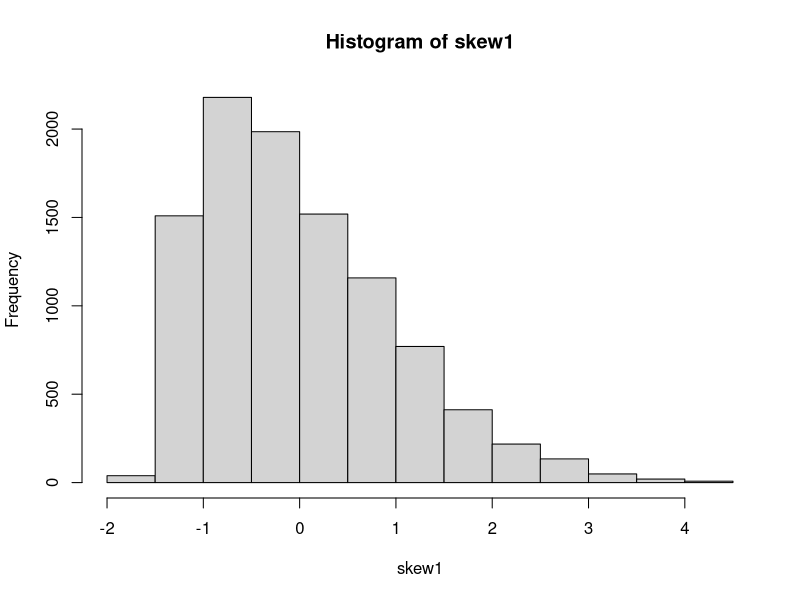
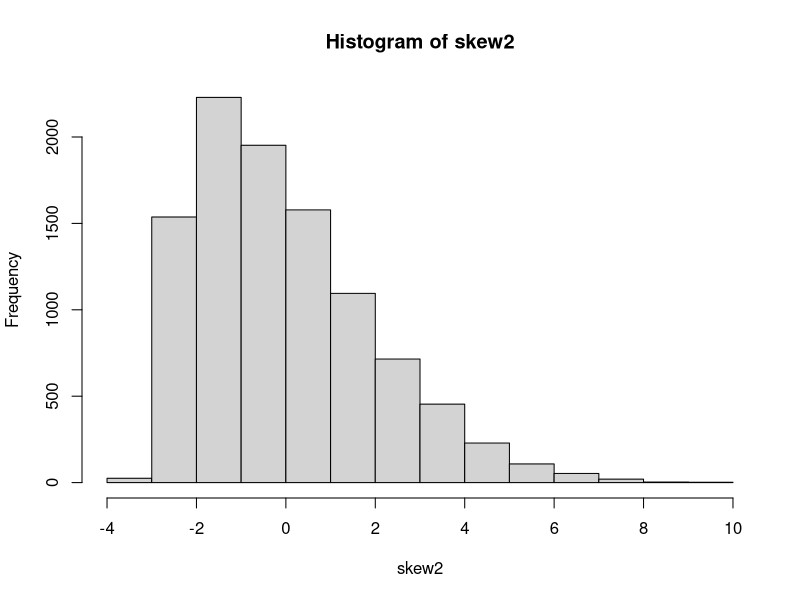

These charts were generated, in order, by the following R code:
## ---- chunk 1
library(tidyverse) # Loads ggplot, dplyr, and several other packages.
library(flextable) # To make tables
library(fGarch) # To create skewed normal random values

## ---- chunk 2
nreps = 5000
## ---- chunk 3
alpha.p = 0.05
## ---- chunk 4
combos = data.frame(n1 = c(10, 10, 10, 10, 20, 10, 20, 30,
                           30, 30, 30, 30, 50, 30, 50, 50,
                           50, 50, 100, 100, 100, 100,
                           100, 50),
                    n2 = c(10, 10, 10, 20, 10, 20, 10, 30, 
                           30, 30, 30, 50, 30, 50, 30, 50,
                           50, 50, 100, 100, 100, 50, 50, 100),
                    s1 = c(1, 1, 2, 1, 1, 1, 1, 1, 1, 2, 2,
                           1, 1, 1, 1, 1, 1, 2, 1, 1, 2, 1,
                           1, 1),
                    s2 = c(1, 2, 2, 1, 1, 2, 2, 1, 2, 2, 1,
                           1, 1, 2, 2, 1, 2, 1, 1, 2, 1, 1,
                           2, 2),
                    p.t.var.equal = rep(NA, 24),
                    p.t.var.unequal = rep(NA, 24))

combos2 = combos  # Create a second combos df for later analysis on skewed data.              
## ---- chunk 5

combos$p.t.var.equal <- pmap_dbl(
    .l = list(
        combos$n1,
        combos$n2,
        combos$s1,
        combos$s2
    ),
    \(n1, n2, s1, s2) mean(replicate(nreps, t.test(rnorm(n1, mean = 0, sd = s1), rnorm(n2, mean = 0, sd = s2), var.equal = TRUE)$p.value) < 0.05)
)

combos$p.t.var.unequal <- pmap_dbl(
    .l = list(
        combos$n1,
        combos$n2,
        combos$s1,
        combos$s2
    ),
    \(n1, n2, s1, s2) mean(replicate(nreps, t.test(rnorm(n1, mean = 0, sd = s1), rnorm(n2, mean = 0, sd = s2), var.equal = FALSE)$p.value) < 0.05)
)
## ---- chunk 6
ft1 = flextable(combos)

  
ft1 = set_caption(ft1,
                 caption = paste0("Empirical type I error rates from ", nreps, " simulations of independent-sample t tests on samples from a normal population with a mean of 0 and equal or unequal standard deviations with various equal or unequal sample sizes. The target alpha value is ", alpha.p," and t tests were run  assuming equal or unequal variance. ")) |> 
  set_header_labels(ft1, p.t.var.equal = "Type I error from equal variance t test", p.t.var.unequal = "Type I error from unequal variance t test")
ft1                                  

## ---- chunk 7
skew1 = rsnorm(10000, mean = 0, sd = 1, xi = 3)
skew2 = rsnorm(10000, mean = 0, sd = 2, xi = 3)
hist(skew1)
hist(skew2)
## ---- chunk 8
combos2$p.t.var.equal <- pmap_dbl(
    .l = list(
        combos2$n1,
        combos2$n2,
        combos2$s1,
        combos2$s2
    ),
    \(n1, n2, s1, s2) mean(replicate(nreps, t.test(rsnorm(n1, mean = 0, sd = s1, xi =3), rsnorm(n2, mean = 0, sd = s2, xi =3), var.equal = TRUE)$p.value) < 0.05)
)

combos2$p.t.var.unequal <- pmap_dbl(
    .l = list(
        combos2$n1,
        combos2$n2,
        combos2$s1,
        combos2$s2
    ),
    \(n1, n2, s1, s2) mean(replicate(nreps, t.test(rsnorm(n1, mean = 0, sd = s1, xi =3), rsnorm(n2, mean = 0, sd = s2, xi =3), var.equal = FALSE)$p.value) < 0.05)
)
## ---- chunk 9
ft2 = flextable(combos2)

   
ft2 = set_caption(ft2,
                 caption = paste0("Empirical type I error rates from ", nreps, " simulations of independent-sample t tests on samples from a right-skewed normal population with a mean of 0 and equal or unequal standard deviations with various equal or unequal sample sizes. The target alpha value is ", alpha.p," and t tests were run  assuming equal or unequal variance. ")) |> 
  set_header_labels(ft1, p.t.var.equal = "Type I error from equal variance t test", p.t.var.unequal = "Type I error from unequal variance t test")
ft2                                  
